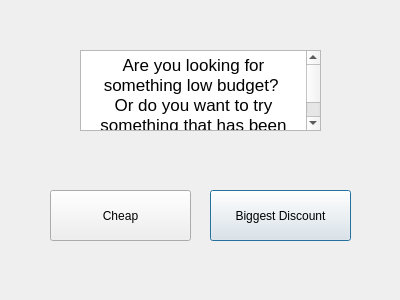
<?xml version="1.0" encoding="UTF-8"?>
<ui version="4.0">
 <class>vegwindow</class>
 <widget class="QDialog" name="vegwindow">
  <property name="geometry">
   <rect>
    <x>0</x>
    <y>0</y>
    <width>400</width>
    <height>300</height>
   </rect>
  </property>
  <property name="windowTitle">
   <string>Dialog</string>
  </property>
  <widget class="QPushButton" name="discountbutton">
   <property name="geometry">
    <rect>
     <x>210</x>
     <y>190</y>
     <width>141</width>
     <height>51</height>
    </rect>
   </property>
   <property name="text">
    <string>Biggest Discount</string>
   </property>
  </widget>
  <widget class="QPushButton" name="cheapbutton">
   <property name="geometry">
    <rect>
     <x>50</x>
     <y>190</y>
     <width>141</width>
     <height>51</height>
    </rect>
   </property>
   <property name="text">
    <string>Cheap</string>
   </property>
  </widget>
  <widget class="QTextBrowser" name="textBrowser">
   <property name="geometry">
    <rect>
     <x>80</x>
     <y>50</y>
     <width>241</width>
     <height>81</height>
    </rect>
   </property>
   <property name="html">
    <string>&lt;!DOCTYPE HTML PUBLIC &quot;-//W3C//DTD HTML 4.0//EN&quot; &quot;http://www.w3.org/TR/REC-html40/strict.dtd&quot;&gt;
&lt;html&gt;&lt;head&gt;&lt;meta name=&quot;qrichtext&quot; content=&quot;1&quot; /&gt;&lt;meta charset=&quot;utf-8&quot; /&gt;&lt;style type=&quot;text/css&quot;&gt;
p, li { white-space: pre-wrap; }
hr { height: 1px; border-width: 0; }
li.unchecked::marker { content: &quot;\2610&quot;; }
li.checked::marker { content: &quot;\2612&quot;; }
&lt;/style&gt;&lt;/head&gt;&lt;body style=&quot; font-family:'.AppleSystemUIFont'; font-size:13pt; font-weight:400; font-style:normal;&quot;&gt;
&lt;p align=&quot;center&quot; style=&quot; margin-top:0px; margin-bottom:0px; margin-left:0px; margin-right:0px; -qt-block-indent:0; text-indent:0px;&quot;&gt;Are you looking for something low budget? &lt;/p&gt;
&lt;p align=&quot;center&quot; style=&quot; margin-top:0px; margin-bottom:0px; margin-left:0px; margin-right:0px; -qt-block-indent:0; text-indent:0px;&quot;&gt;Or do you want to try something that has been discounted? &lt;/p&gt;&lt;/body&gt;&lt;/html&gt;</string>
   </property>
  </widget>
 </widget>
 <resources/>
 <connections/>
</ui>
